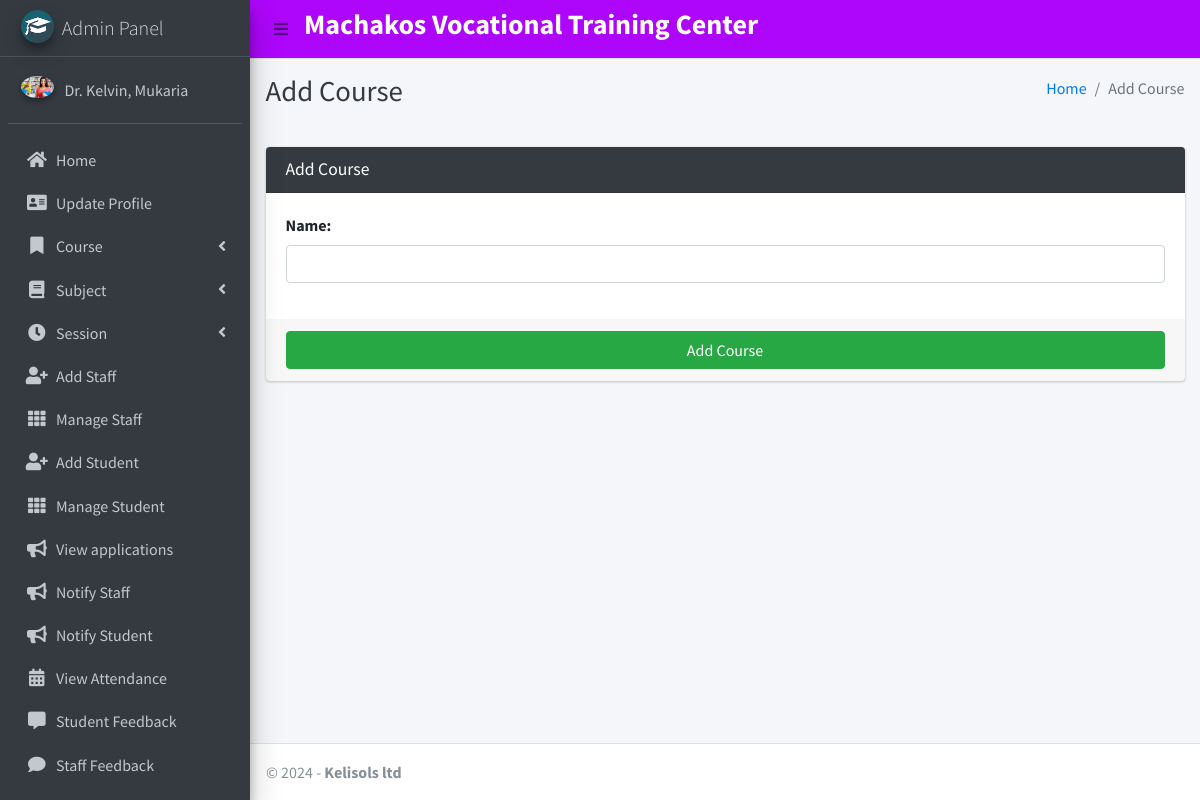
The app's page /course/add (signed in) with its own data.
### main_app/models.py (models this page shows)
class CustomUser(AbstractUser):
    USER_TYPE = ((1, "HOD"), (2, "Staff"), (3, "Student"))
    GENDER = [("M", "Male"), ("F", "Female")]
    username = None  # Removed username, using email instead
    email = models.EmailField(unique=True)
    user_type = models.CharField(default=1, choices=USER_TYPE, max_length=1)
    gender = models.CharField(max_length=1, choices=GENDER)
    profile_pic = models.ImageField()
    address = models.TextField()
    fcm_token = models.TextField(default="")  # For firebase notifications
    created_at = models.DateTimeField(auto_now_add=True)
    updated_at = models.DateTimeField(auto_now=True)
    USERNAME_FIELD = "email"
    REQUIRED_FIELDS = []
    objects = CustomUserManager()
    def __str__(self):
        return self.last_name + ", " + self.first_name

### main_app/hod_views.py (the view, shortened to what this page needs)
# urls.py: path("course/add", hod_views.add_course, name='add_course'),
def add_course(request):
    form = CourseForm(request.POST or None)
    context = {
        'form': form,
        'page_title': 'Add Course'
    }
    return render(request, 'hod_template/add_course_template.html', context)

### main_app/forms.py
class CourseForm(FormSettings):
    def __init__(self, *args, **kwargs):
        super(CourseForm, self).__init__(*args, **kwargs)
    class Meta:
        fields = ['name']
        model = Course

### main_app/templates/hod_template/add_course_template.html
{% extends 'main_app/base.html' %}
{% load static %}
{% block page_title %}{{page_title}}{% endblock page_title %}
{% block content %}
<section class="content">
    <div class="container-fluid">
        <div class="row">
            <div class="col-md-12">
                <div class="card card-dark">
                    <div class="card-header">
                        <h3 class="card-title">{{page_title}}</h3>
                    </div>
                    {% include "main_app/form_template.html" with messages=messages  form=form button_text="Add Course"%}
                </div>
            </div>
        </div>
    </div>
</section>
{% endblock content %}

### main_app/templates/main_app/sidebar_template.html (shortened to what this page needs)
{% load static %}
<aside class="main-sidebar sidebar-dark-info elevation-4" >
    {% if request.user.user_type == '1' %}
    <a href="{% url 'admin_home' %}" class="brand-link">
        <img src="{% static 'dist/img/cmsl.png' %} " alt="AdminLTE Logo"
            class="brand-image img-circle elevation-3" >
        <span class="brand-text font-weight-light">Admin Panel</span>
    </a>
    <div class="sidebar" >
        <div class="user-panel mt-3 pb-3 mb-3 d-flex">
            <div class="image">
                <img src="{{ request.user.profile_pic}}" class="img-circle elevation-2" alt="User Image">
            </div>
            <div class="info">
                <a href="#" class="d-block">{{user}}</a>
            </div>
        </div>
        <nav class="mt-2">
            <ul class="nav nav-pills nav-sidebar flex-column" data-widget="treeview" role="menu" data-accordion="false">
                <li class="nav-item">
                    {% url 'admin_home' as admin_home %}
                    <a href="{{admin_home}}" class="nav-link {% if admin_home == request.path %} active {% endif %}">
                        <i class="nav-icon fas fa-home"></i>
                        <p>
                            Home
                        </p>
                    </a>
                </li>
                <li class="nav-item">
                    {% url 'admin_view_profile' as admin_view_profile %}
                    <a href="{{admin_view_profile}}"
                        class="nav-link {% if admin_view_profile == request.path %} active {% endif %}">
                        <i class="nav-icon fas fa-address-card"></i>
                        <p>
                            Update Profile
                        </p>
                    </a>
                </li>
                <li class="nav-item has-treeview">
                    <a href="#" class="nav-link">
                        <i class="nav-icon fas fa-bookmark"></i>
                        <p>
                            Course
                            <i class="fas fa-angle-left right"></i>
                        </p>
                    </a>
                </li>
                <li class="nav-item has-treeview">
                    <a href="#" class="nav-link">
                        <i class="nav-icon fas fa-book"></i>
                        <p>
                            Subject
                            <i class="fas fa-angle-left right"></i>
                        </p>
                    </a>
                </li>
                <li class="nav-item has-treeview">
                    <a href="#" class="nav-link">
                        <i class="nav-icon fas fa-clock"></i>
                        <p>
                            Session
                            <i class="fas fa-angle-left right"></i>
                        </p>
                    </a>
                </li>
                <li class="nav-item">
                    {% url 'add_staff' as add_staff %}
                    <a href="{{add_staff}}" class="nav-link {% if add_staff == request.path %} active {% endif %}">
                        <i class="nav-icon fas fa-user-plus"></i>
                        <p>
                            Add Staff
                        </p>
                    </a>
                </li>
                <li class="nav-item">
                    {% url 'manage_staff' as manage_staff %}
                    {% url 'edit_staff' staff_id as edit_staff %}
                    <a href="{{manage_staff}}"
                        class="nav-link {% if manage_staff == request.path or request.path == edit_staff %} active {% endif %}">
                        <i class="nav-icon fas fa-th"></i>
                        <p>
                            Manage Staff
                        </p>
                    </a>
                </li>
                <li class="nav-item">
                    {% url 'add_student' as add_student%}
                    <a href="{{add_student}}" class="nav-link  {% if add_student == request.path %} active {% endif %}">
                        <i class="nav-icon fas fa-user-plus"></i>
                        <p>
                            Add Student
                        </p>
                    </a>
                </li>
                <li class="nav-item">
                    {% url 'manage_student' as manage_student %}
                    {% url 'edit_student' student_id as edit_student %}
                    <a href="{{manage_student}}"
                        class="nav-link  {% if edit_student == request.path or manage_student == request.path %} active {% endif %}">
                        <i class="nav-icon fas fa-th"></i>
                        <p>
                            Manage Student
                        </p>
                    </a>
                </li>
                <li class="nav-item">
                    {% url 'applicants_list' as applicants_list %}
                    <a href="{{applicants_list}}"
                        class="nav-link {% if applicants_list == request.path %} active {% endif %}">
                        <i class="nav-icon fas fa-bullhorn"></i>
                        <p>
                            View applications
                        </p>
                    </a>
                </li>
                <li class="nav-item">
                    {% url 'admin_notify_staff' as admin_notify_staff %}
                    <a href="{{admin_notify_staff}}"
                        class="nav-link {% if admin_notify_staff == request.path %} active {% endif %}">
                        <i class="nav-icon fas fa-bullhorn"></i>
                        <p>
                            Notify Staff
                        </p>
                    </a>
                </li>
                <li class="nav-item">
                    {% url 'admin_notify_student' as admin_notify_student %}
                    <a href="{{admin_notify_student}}"
                        class="nav-link {% if admin_notify_student == request.path %} active {% endif %}">
                        <i class="nav-icon fas fa-bullhorn"></i>
                        <p>
                            Notify Student
                        </p>
                    </a>
                </li>
                <li class="nav-item">
                    {% url 'admin_view_attendance' as admin_view_attendance %}
                <li class="nav-item">
                    <a href="{{admin_view_attendance}}"
                        class="nav-link  {% if admin_view_attendance == request.path %} active {% endif %}">
                        <i class="nav-icon fas fa-calendar-alt"></i>
                        <p>
                            View Attendance
                        </p>
                    </a>
                </li>
                <li class="nav-item">
                    {% url 'student_feedback_message' as student_feedback_message %}
                    <a href="{{ student_feedback_message }}"
                        class="nav-link  {% if student_feedback_message == request.path %} active {% endif %}">
                        <i class="nav-icon fas fa-comment-alt"></i>
                        <p>
                            Student Feedback
                        </p>
                    </a>
                </li>
                <li class="nav-item">
                    {% url 'staff_feedback_message' as staff_feedback_message %}
                    <a href="{{staff_feedback_message}}"
                        class="nav-link   {% if staff_feedback_message == request.path %} active {% endif %}">
                        <i class="nav-icon fas fa-comment"></i>
                        <p>
                            Staff Feedback
                        </p>
                    </a>
                </li>
                <li class="nav-item">
                    {% url 'view_staff_leave' as view_staff_leave %}
                    <a href="{{view_staff_leave}}"
                        class="nav-link  {% if view_staff_leave == request.path %} active {% endif %}">
                    </a>
                </li>
                                        {% endif %}
                                    </ul>
                                </nav>
                            </div>
</aside>

### records on screen
CustomUser: user.profile_pic (picture), last_name+first_name "Dr. Kelvin, Mukaria"

### other values on screen
{{ page_title }} "Add Course"
{{ field.label_tag }} "Name:"
{{ button_text }} "Add Course"
